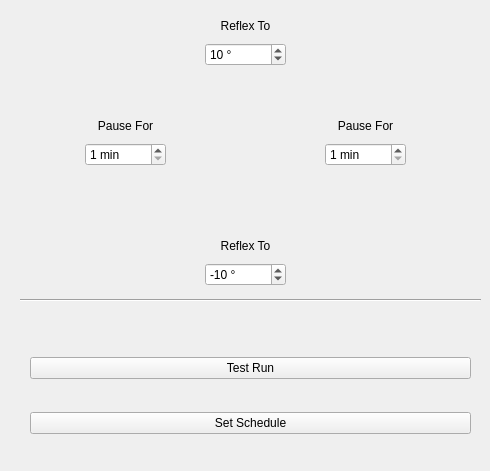
      <widget class="QWidget" name="scheduler_tab">
       <attribute name="title">
        <string>Scheduler</string>
       </attribute>
       <widget class="QWidget" name="verticalLayoutWidget_6">
        <property name="geometry">
         <rect>
          <x>205</x>
          <y>15</y>
          <width>81</width>
          <height>51</height>
         </rect>
        </property>
        <layout class="QVBoxLayout" name="verticalLayout_11">
         <item>
          <widget class="QLabel" name="rotate1_label">
           <property name="text">
            <string>Reflex To</string>
           </property>
           <property name="alignment">
            <set>Qt::AlignCenter</set>
           </property>
          </widget>
         </item>
         <item>
          <widget class="QSpinBox" name="rotate1_spinbox">
           <property name="suffix">
            <string> °</string>
           </property>
           <property name="minimum">
            <number>-180</number>
           </property>
           <property name="maximum">
            <number>180</number>
           </property>
           <property name="value">
            <number>10</number>
           </property>
          </widget>
         </item>
        </layout>
       </widget>
       <widget class="QWidget" name="verticalLayoutWidget_7">
        <property name="geometry">
         <rect>
          <x>325</x>
          <y>115</y>
          <width>81</width>
          <height>51</height>
         </rect>
        </property>
        <layout class="QVBoxLayout" name="verticalLayout_14">
         <item>
          <widget class="QLabel" name="wait1_label">
           <property name="text">
            <string>Pause For</string>
           </property>
           <property name="alignment">
            <set>Qt::AlignCenter</set>
           </property>
          </widget>
         </item>
         <item>
          <widget class="QSpinBox" name="wait1_spinbox">
           <property name="suffix">
            <string> min</string>
           </property>
           <property name="minimum">
            <number>1</number>
           </property>
           <property name="maximum">
            <number>1440</number>
           </property>
          </widget>
         </item>
        </layout>
       </widget>
       <widget class="QLabel" name="graphic_2">
        <property name="geometry">
         <rect>
          <x>170</x>
          <y>70</y>
          <width>150</width>
          <height>150</height>
         </rect>
        </property>
        <property name="text">
         <string/>
        </property>
        <property name="pixmap">
         <pixmap>../_image/Scheduler.png</pixmap>
        </property>
        <property name="scaledContents">
         <bool>true</bool>
        </property>
       </widget>
       <widget class="QLabel" name="R1">
        <property name="geometry">
         <rect>
          <x>315</x>
          <y>35</y>
          <width>71</width>
          <height>71</height>
         </rect>
        </property>
        <property name="text">
         <string/>
        </property>
        <property name="pixmap">
         <pixmap>../_image/R1.png</pixmap>
        </property>
        <property name="scaledContents">
         <bool>true</bool>
        </property>
       </widget>
       <widget class="QWidget" name="verticalLayoutWidget_9">
        <property name="geometry">
         <rect>
          <x>85</x>
          <y>115</y>
          <width>81</width>
          <height>51</height>
         </rect>
        </property>
        <layout class="QVBoxLayout" name="verticalLayout_16">
         <item>
          <widget class="QLabel" name="wait2_label">
           <property name="text">
            <string>Pause For</string>
           </property>
           <property name="alignment">
            <set>Qt::AlignCenter</set>
           </property>
          </widget>
         </item>
         <item>
          <widget class="QSpinBox" name="wait2_spinbox">
           <property name="suffix">
            <string> min</string>
           </property>
           <property name="minimum">
            <number>1</number>
           </property>
           <property name="maximum">
            <number>1440</number>
           </property>
          </widget>
         </item>
        </layout>
       </widget>
       <widget class="Line" name="line_2">
        <property name="geometry">
         <rect>
          <x>20</x>
          <y>290</y>
          <width>461</width>
          <height>21</height>
         </rect>
        </property>
        <property name="orientation">
         <enum>Qt::Horizontal</enum>
        </property>
       </widget>
       <widget class="QLabel" name="R3">
        <property name="geometry">
         <rect>
          <x>105</x>
          <y>175</y>
          <width>71</width>
          <height>71</height>
         </rect>
        </property>
        <property name="text">
         <string/>
        </property>
        <property name="pixmap">
         <pixmap>../_image/L2.png</pixmap>
        </property>
        <property name="scaledContents">
         <bool>true</bool>
        </property>
       </widget>
       <widget class="QWidget" name="verticalLayoutWidget_8">
        <property name="geometry">
         <rect>
          <x>205</x>
          <y>235</y>
          <width>81</width>
          <height>51</height>
         </rect>
        </property>
        <layout class="QVBoxLayout" name="verticalLayout_15">
         <item>
          <widget class="QLabel" name="rotate2_label">
           <property name="text">
            <string>Reflex To</string>
           </property>
           <property name="alignment">
            <set>Qt::AlignCenter</set>
           </property>
          </widget>
         </item>
         <item>
          <widget class="QSpinBox" name="rotate2_spinbox">
           <property name="suffix">
            <string> °</string>
           </property>
           <property name="minimum">
            <number>-180</number>
           </property>
           <property name="maximum">
            <number>180</number>
           </property>
           <property name="value">
            <number>-10</number>
           </property>
          </widget>
         </item>
        </layout>
       </widget>
       <widget class="QLabel" name="R2">
        <property name="geometry">
         <rect>
          <x>315</x>
          <y>175</y>
          <width>71</width>
          <height>71</height>
         </rect>
        </property>
        <property name="text">
         <string/>
        </property>
        <property name="pixmap">
         <pixmap>../_image/R2.png</pixmap>
        </property>
        <property name="scaledContents">
         <bool>true</bool>
        </property>
       </widget>
       <widget class="QLabel" name="R4">
        <property name="geometry">
         <rect>
          <x>105</x>
          <y>35</y>
          <width>71</width>
          <height>71</height>
         </rect>
        </property>
        <property name="text">
         <string/>
        </property>
        <property name="pixmap">
         <pixmap>../_image/L1.png</pixmap>
        </property>
        <property name="scaledContents">
         <bool>true</bool>
        </property>
       </widget>
       <widget class="QWidget" name="verticalLayoutWidget_10">
        <property name="geometry">
         <rect>
          <x>30</x>
          <y>330</y>
          <width>441</width>
          <height>132</height>
         </rect>
        </property>
        <layout class="QVBoxLayout" name="verticalLayout_17">
         <item>
          <widget class="QPushButton" name="schedulerTest_pushButton">
           <property name="text">
            <string>Test Run</string>
           </property>
           <property name="checkable">
            <bool>false</bool>
           </property>
           <property name="checked">
            <bool>false</bool>
           </property>
          </widget>
         </item>
         <item>
          <widget class="QPushButton" name="schedulerSet_pushButton">
           <property name="text">
            <string>Set Schedule</string>
           </property>
          </widget>
         </item>
        </layout>
       </widget>
      </widget>
